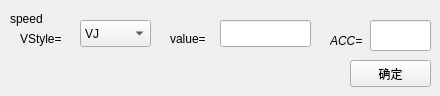
   <widget class="QWidget" name="page_5">
    <widget class="QLabel" name="label_5">
     <property name="geometry">
      <rect>
       <x>10</x>
       <y>10</y>
       <width>67</width>
       <height>17</height>
      </rect>
     </property>
     <property name="text">
      <string>speed</string>
     </property>
    </widget>
    <widget class="QLabel" name="label_7">
     <property name="geometry">
      <rect>
       <x>20</x>
       <y>30</y>
       <width>67</width>
       <height>17</height>
      </rect>
     </property>
     <property name="font">
      <font>
       <pointsize>9</pointsize>
      </font>
     </property>
     <property name="text">
      <string>VStyle=</string>
     </property>
    </widget>
    <widget class="QComboBox" name="comboBox_speed_vstyle">
     <property name="geometry">
      <rect>
       <x>80</x>
       <y>20</y>
       <width>71</width>
       <height>27</height>
      </rect>
     </property>
     <property name="font">
      <font>
       <pointsize>9</pointsize>
      </font>
     </property>
     <item>
      <property name="text">
       <string>VJ</string>
      </property>
     </item>
     <item>
      <property name="text">
       <string>VL</string>
      </property>
     </item>
     <item>
      <property name="text">
       <string>VR</string>
      </property>
     </item>
     <item>
      <property name="text">
       <string>VE</string>
      </property>
     </item>
    </widget>
    <widget class="QLabel" name="label_8">
     <property name="geometry">
      <rect>
       <x>170</x>
       <y>30</y>
       <width>67</width>
       <height>17</height>
      </rect>
     </property>
     <property name="font">
      <font>
       <pointsize>9</pointsize>
      </font>
     </property>
     <property name="text">
      <string>value=</string>
     </property>
    </widget>
    <widget class="QLineEdit" name="lineEdit_speed_value">
     <property name="geometry">
      <rect>
       <x>220</x>
       <y>20</y>
       <width>91</width>
       <height>27</height>
      </rect>
     </property>
     <property name="font">
      <font>
       <pointsize>9</pointsize>
      </font>
     </property>
    </widget>
    <widget class="QPushButton" name="pushButton_speed_ensure">
     <property name="geometry">
      <rect>
       <x>350</x>
       <y>60</y>
       <width>81</width>
       <height>27</height>
      </rect>
     </property>
     <property name="text">
      <string>确定</string>
     </property>
    </widget>
    <widget class="QLineEdit" name="lineEdit_speed_acc">
     <property name="geometry">
      <rect>
       <x>370</x>
       <y>20</y>
       <width>61</width>
       <height>31</height>
      </rect>
     </property>
     <property name="acceptDrops">
      <bool>true</bool>
     </property>
     <property name="frame">
      <bool>true</bool>
     </property>
    </widget>
    <widget class="QLabel" name="label_53">
     <property name="geometry">
      <rect>
       <x>330</x>
       <y>30</y>
       <width>41</width>
       <height>21</height>
      </rect>
     </property>
     <property name="font">
      <font>
       <pointsize>9</pointsize>
       <italic>true</italic>
      </font>
     </property>
     <property name="text">
      <string>ACC=</string>
     </property>
    </widget>
   </widget>
